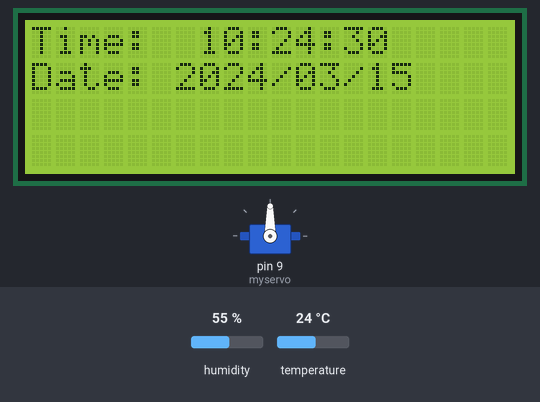
The sketch below on a simulated Arduino Uno, built with avr-gcc and run on an emulated ATmega328P. On the bench: 20×4 character LCD, servo. The inputs (shaded band) are chosen by the test bench; at power-on: temperature 24 °C, humidity 55 %. The local clock reads 2024-03-15 10:24:30 at power-on unless the sketch sets it.

Above: at 1.3 s.
1.4 s: temperature set to 12 °C
At 3.6 s:
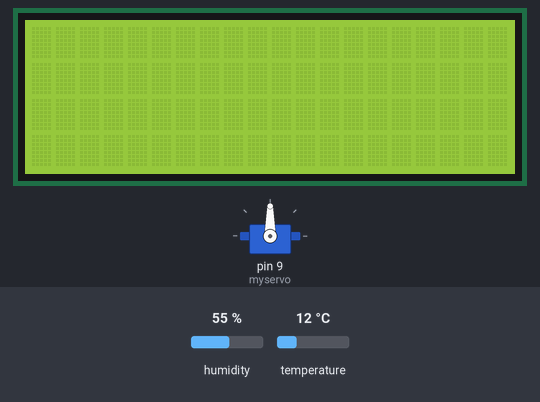
At 4.5 s:
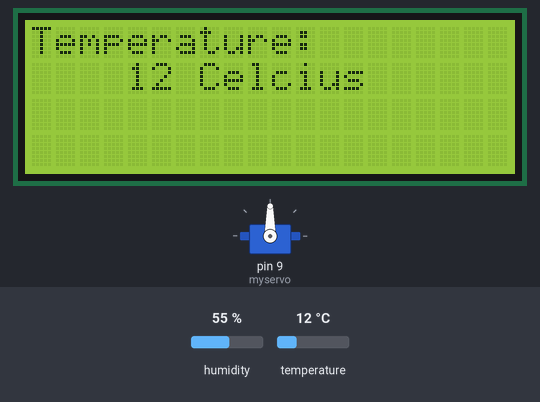
11.8 s: temperature set to 19 °C
21.3 s: temperature set to 28 °C
At 24.3 s:
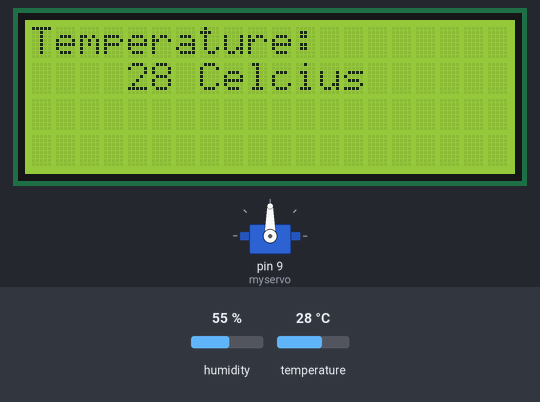
Timing chart, 0 to 25.8 s (numbered marks = the images above; inputs shaded):
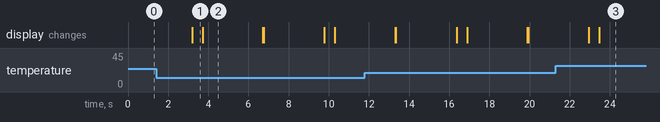

Measured:
- what the display in image 1 shows lasts 0.5 s, from 3.2 s to 3.7 s
- what the display in image 2 shows lasts 3.0 s, from 3.7 s to 6.7 s

The sketch:

smart_home.ino
```cpp
#include <Wire.h>
#include <LiquidCrystal_I2C.h>
#include <DS3232RTC.h>
#include <Wire.h>
#include <DHT11.h>
#include <Servo.h>

LiquidCrystal_I2C lcd(0x27,20,4);  // set the LCD address to 0x27 for a 16 chars and 2 line display
DS3232RTC myRTC;
DHT11 dht11(2);
Servo myservo;

int pos = 0;
bool servoActive = false;

void setup() {
  Serial.begin(9600);

  // initialize for LCD
  lcd.init(); // initialize the lcd
  lcd.init();
  // Print a message to the LCD.
  lcd.backlight();

  // Intialize for RTC
  myRTC.begin();

  // initialize for servo
  myservo.attach(9);

  //  Set the RTC time (Uncomment this section and enter the correct time)
  // tmElements_t tm;
  // tm.Year = CalendarYrToTm(2023);  // Year
  // tm.Month = 11;                    // Month
  // tm.Day = 16;                      // Day
  // tm.Hour = 12;                     // Hour
  // tm.Minute = 10;                    // Minute
  // tm.Second = 0;                    // Second
  // myRTC.write(tm);

  // // Get the current time from the RTC
  // time_t myTime = myRTC.get();

  // // Check if the time is valid
  // if (myTime != 0) {
  //   Serial.println("RTC time is valid.");
  //   // Print the time retrieved from the RTC
  //   Serial.println(F("RTC Time: "));
  // } else {
  //   Serial.println("RTC time is invalid or uninitialized.");
  // }
}

void loop() {
    time_t myTime = myRTC.get();
    tmElements_t tm;
    breakTime(myTime, tm);

   if (tm.Hour == 7 && tm.Minute == 0) {
    if (!servoActive) {
      myservo.write(180);
      delay(1000);
      myservo.write(0);
      servoActive = true;
    }
   }

   if (tm.Hour == 9 && tm.Minute == 0) {
    if (!servoActive) {
      myservo.write(180);
      delay(1000);
      myservo.write(0);
      servoActive = true;
    }
   }

   if (tm.Hour == 12 && tm.Minute == 40) {
    if (!servoActive) {
      myservo.write(180);
      delay(1000);
      myservo.write(0);
      servoActive = true;
    }
   }

   if (tm.Hour == 22 && tm.Minute == 0) {
    if (!servoActive) {
      myservo.write(180);
      delay(1000);
      myservo.write(0);
      servoActive = true;
    }
   }

   if (tm.Hour == 23 && tm.Minute == 50) {
    if (!servoActive) {
      myservo.write(180);
      delay(1000);
      myservo.write(0);
      servoActive = true;
    }
   }

    lcd.setCursor(0,0);
    lcd.print("Time: ");
    printTimeToLCD(myTime);

    lcd.setCursor(0,1);
    lcd.print("Date: ");
    printDateToLCD(myTime);

    delay(3000);
    lcd.clear();

    // Attempt to read the temperature value from the DHT11 sensor.
    int temperature = dht11.readTemperature();
    lcd.setCursor(0,0);
    lcd.print("Temperature: ");
    lcd.setCursor(4,1);
    printTemperatureToLCD(temperature);

    delay(3000);
    lcd.clear();
}

void printTimeToLCD(time_t t) {
  lcd.print(" ");
  printDigits(hour(t));
  lcd.print(":");
  printDigits(minute(t));
  lcd.print(":");
  printDigits(second(t));
  lcd.print(" ");
}

// Function to print time in a readable format
void printDateToLCD(time_t t) {
  lcd.print(year(t));
  lcd.print("/");
  printDigits(month(t));
  lcd.print("/");
  printDigits(day(t));
}

// Function to ensure leading zero if value is less than 10
void printDigits(int digits) {
  if (digits < 10) {
    lcd.print('0');
  }
  lcd.print(digits);
}

void printTemperatureToLCD(int temperature){
    // Check the result of the reading.
    // If there's no error, print the temperature value.
    // If there's an error, print the appropriate error message.
    if (temperature != DHT11::ERROR_CHECKSUM && temperature != DHT11::ERROR_TIMEOUT)
    {
        lcd.print(temperature);
        lcd.print(" Celcius");
    }
    else
    {
        lcd.println(DHT11::getErrorString(temperature));
    }
}
```
